Frame 1 (no input): blank canvas, image omitted
Frame 60 (no input): blank canvas, image omitted
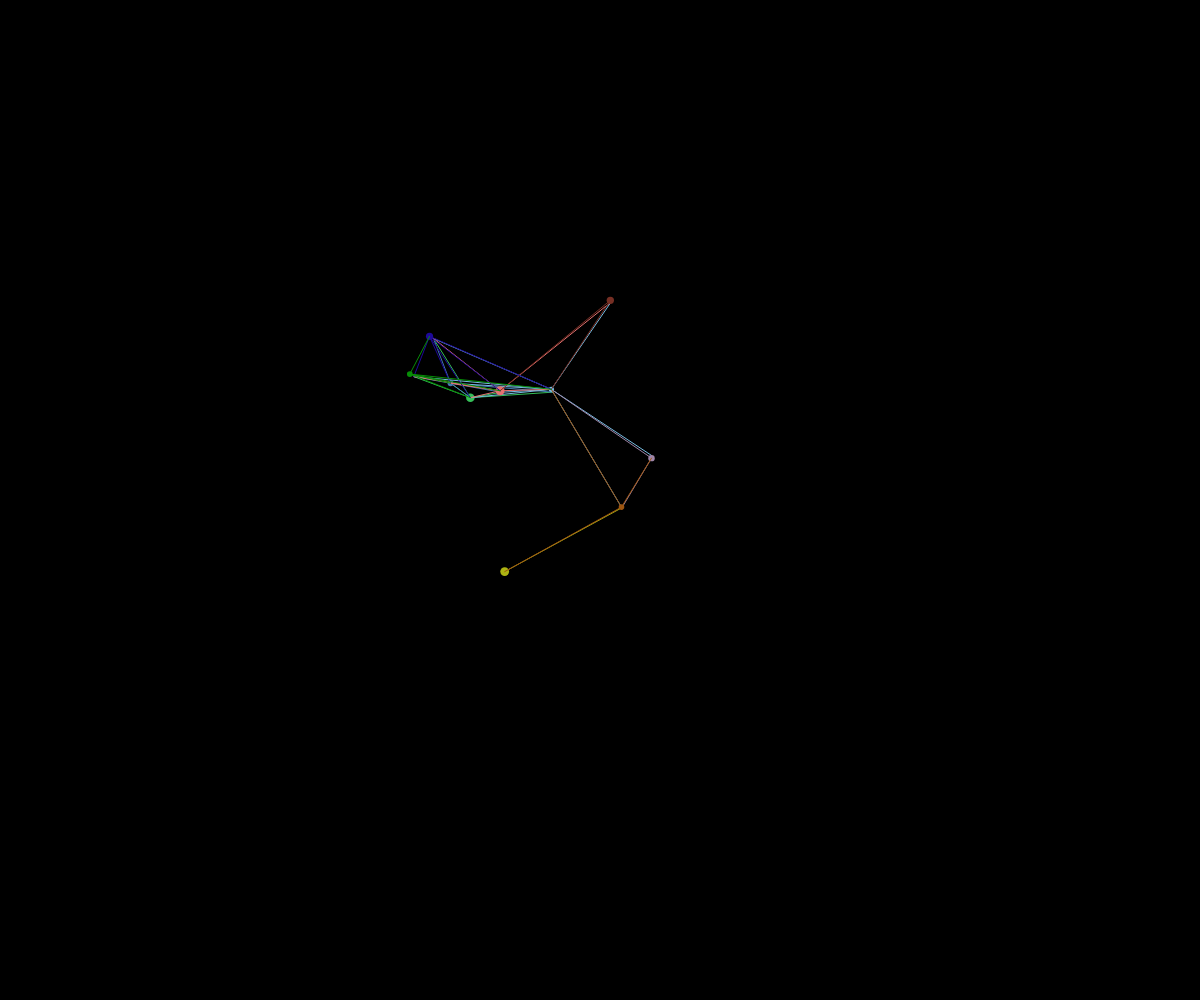
Frame 120 (the mouse pressed at the canvas centre since frame 60)

The p5.js sketch whose frames 1 and 60 were blank and that drew this single picture after the mouse press (run headless with seeded random() and noise() and a simulated clock; from frame 60 on, the mouse is pressed at the canvas centre):

// p5.js sketch
// ── sketch.js
// 16 Object Object 
// Kamran Shirazi
// Oct 16, 2025

// Global Variable 
let nodes = [];
let reach = 150;

function setup() {
  createCanvas(windowWidth, windowHeight);

}

function mousePressed(){
  // create one node per mousePress 
  for(let i = 0; i < 10; i++){
    nodes.push(new csNode(mouseX, mouseY));
  }
}

function draw() {
  background(0);
  // loop bt item is goodd when we don't 
  // plan on deleting objects from array 
  for(let n of nodes){
    n.move();
    n.display();
    n.connect(nodes);
  }
}

class csNode{
  // 1. constructor
  constructor(x, y){
    this.x = x; this.y = y;
    this.size = random(5, 10);
    this.c = color(random(255), random(255), random(255));

    // properties rrelated to movements 
    this.xTime = random(10);
    this.yTime = random(10);
    this.timeShift = 0.01;
    this.maxSpeed = random(5, 10);
  }

  // 2. Class methods
  display(){  // draw our cs node as a circle 
    fill(this.c);
    noStroke();
    circle(this.x, this.y, this.size);
  }

  move(){
    // use perline noise for x/y movement
    let xSpeed = noise(this.xTime);
    xSpeed = map(xSpeed, 0, 1, -this.maxSpeed, this.maxSpeed);
    this.xTime += this.timeShift;

    this.x += xSpeed;
    if(this.x < 0) this.x = width;
    else if(this.x > width) this.x = 0;

    let ySpeed = noise(this.yTime);
    ySpeed = map(ySpeed, 0, 1, -this.maxSpeed,this.maxSpeed);
    this.yTime += this.timeShift;

    this.y += ySpeed;
    if(this.y < 0) this.y = height;
    else if(this.x > height) this.xy = 0;
  }

  connect(nodeArray){
    // check is te currnet point is close to any other
    // points. if so, join witha line
    stroke(this.c);
    for(let n of nodeArray){
      if(n !== this){
        let d = dist(this.x, this.y, n.x, n.y);
        if(d < reach){
          line(this.x, this.y, n.x, n.y);
        }
      }
    }
  }
}
